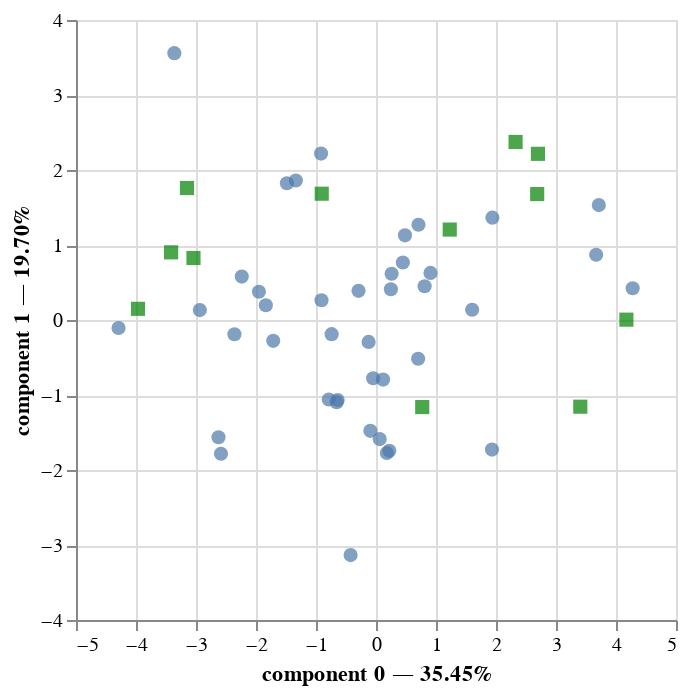

Notebook code for this chart:
### Code cell
chart

### Figure 1 — Vega-Lite specification as saved in the notebook (floating-point values rounded to 4 significant figures)
{"config": {"view": {"continuousWidth": 300, "continuousHeight": 300}}, "layer": [{"data": {"name": "data-59802b882fcd3a414cd9d48a2094ae99"}, "mark": {"type": "circle", "size": 50}, "encoding": {"tooltip": [{"field": "competition", "type": "nominal"}, {"field": "athlete", "type": "nominal"}, {"field": "component 0", "type": "quantitative"}, {"field": "component 1", "type": "quantitative"}], "x": {"axis": {"title": "component 0 — 35.45%"}, "field": "component 0", "scale": {"zero": false}, "type": "quantitative"}, "y": {"axis": {"title": "component 1 — 19.70%"}, "field": "component 1", "scale": {"zero": false}, "type": "quantitative"}}, "name": "view_12"}, {"data": {"name": "data-61af5b87ab7c6baacb32d9074eb10414"}, "mark": {"type": "square", "color": "green", "size": 50}, "encoding": {"tooltip": [{"field": "variable", "type": "nominal"}], "x": {"field": "component 0", "scale": {"zero": false}, "type": "quantitative"}, "y": {"field": "component 1", "scale": {"zero": false}, "type": "quantitative"}}}], "params": [{"name": "param_16", "select": {"type": "interval", "encodings": ["x", "y"]}, "bind": "scales", "views": ["view_12"]}], "$schema": "https://vega.github.io/schema/vega-lite/v5.15.1.json", "datasets": {"data-59802b882fcd3a414cd9d48a2094ae99": [{"competition": "Decastar", "athlete": "Sebrle", "component 0": 0.4474, "component 1": 0.7663, "component 2": 1.005, "component 3": 1.224, "component 4": 0.4332, "label": "Decastar"}, {"competition": "Decastar", "athlete": "Clay", "component 0": 0.8102, "component 1": 0.4507, "component 2": 1.896, "component 3": -0.05722, "component 4": -1.7, "label": "Decastar"}, {"competition": "Decastar", "athlete": "Karpov", "component 0": 0.908, "component 1": 0.628, "component 2": 2.24, "component 3": -1.464, "component 4": 0.3073, "label": "Decastar"}, {"competition": "Decastar", "athlete": "Bernard", "component 0": -0.7867, "component 1": -1.06, "component 2": 0.6215, "component 3": 2.175, "component 4": -0.2635, "label": "Decastar"}, {"competition": "Decastar", "athlete": "Yurkov", "component 0": -0.916, "component 1": 2.219, "component 2": -0.8895, "component 3": 0.8519, "component 4": 0.587, "label": "Decastar"}, {"competition": "Decastar", "athlete": "Warners", "component 0": 0.0612, "component 1": -1.588, "component 2": 0.8301, "component 3": -0.5549, "component 4": 0.9225, "label": "Decastar"}, {"competition": "Decastar", "athlete": "Zsivoczky", "component 0": -0.04756, "component 1": -0.7771, "component 2": -1.152, "component 3": -1.603, "component 4": 0.6948, "label": "Decastar"}, {"competition": "Decastar", "athlete": "Mcmullen", "component 0": 0.2482, "component 1": 0.41, "component 2": 0.2228, "component 3": -1.496, "component 4": 1.071, "label": "Decastar"}, {"competition": "Decastar", "athlete": "Martineau", "component 0": -2.237, "component 1": 0.5791, "component 2": -0.7639, "component 3": -0.2133, "component 4": 0.9031, "label": "Decastar"}, {"competition": "Decastar", "athlete": "Hernu", "component 0": -1.952, "component 1": 0.3765, "component 2": 0.6561, "component 3": 0.402, "component 4": -0.7827, "label": "Decastar"}, {"competition": "Decastar", "athlete": "Barras", "component 0": -1.713, "component 1": -0.2778, "component 2": 0.02337, "component 3": -0.3521, "component 4": 0.7938, "label": "Decastar"}, {"competition": "Decastar", "athlete": "Nool", "component 0": -2.583, "component 1": -1.784, "component 2": -1.306, "component 3": -0.03507, "component 4": 0.6869, "label": "Decastar"}, {"competition": "Decastar", "athlete": "Bourguignon", "component 0": -4.291, "component 1": -0.106, "component 2": 1.27, "component 3": 0.7722, "component 4": -0.3554, "label": "Decastar"}, {"competition": "OlympicG", "athlete": "Sebrle", "component 0": 3.714, "component 1": 1.532, "component 2": -0.2202, "component 3": 1.777, "component 4": 0.1345, "label": "OlympicG"}, {"competition": "OlympicG", "athlete": "Clay", "component 0": 3.669, "component 1": 0.8694, "component 2": 0.3255, "component 3": 1.185, "component 4": -0.9428, "label": "OlympicG"}, {"competition": "OlympicG", "athlete": "Karpov", "component 0": 4.278, "component 1": 0.4232, "component 2": 0.3598, "component 3": -1.736, "component 4": -0.7048, "label": "OlympicG"}, {"competition": "OlympicG", "athlete": "Macey", "component 0": 1.94, "component 1": 1.365, "component 2": -1.261, "component 3": -1.115, "component 4": 0.6, "label": "OlympicG"}, {"competition": "OlympicG", "athlete": "Warners", "component 0": 1.933, "component 1": -1.728, "component 2": 0.9048, "component 3": -0.5048, "component 4": -0.1488, "label": "OlympicG"}, {"competition": "OlympicG", "athlete": "Zsivoczky", "component 0": 0.7081, "component 1": 1.27, "component 2": -1.042, "component 3": 0.5447, "component 4": 0.5282, "label": "OlympicG"}, {"competition": "OlympicG", "athlete": "Hernu", "component 0": 0.7029, "component 1": -0.5161, "component 2": -0.7455, "component 3": -0.1751, "component 4": 0.9126, "label": "OlympicG"}, {"competition": "OlympicG", "athlete": "Nool", "component 0": 0.181, "component 1": -1.774, "component 2": 1.005, "component 3": 2.009, "component 4": -0.7868, "label": "OlympicG"}, {"competition": "OlympicG", "athlete": "Bernard", "component 0": 1.602, "component 1": 0.1363, "component 2": -0.1161, "component 3": -1.665, "component 4": 0.8826, "label": "OlympicG"}, {"competition": "OlympicG", "athlete": "Schwarzl", "component 0": -0.09419, "component 1": -1.478, "component 2": 0.7344, "component 3": 0.4995, "component 4": 0.6234, "label": "OlympicG"}, {"competition": "OlympicG", "athlete": "Pogorelov", "component 0": 0.2605, "component 1": 0.6163, "component 2": 1.781, "component 3": -0.2319, "component 4": 1.327, "label": "OlympicG"}, {"competition": "OlympicG", "athlete": "Schoenbeck", "component 0": -0.1234, "component 1": -0.2926, "component 2": 0.5633, "component 3": 1.019, "component 4": -0.3657, "label": "OlympicG"}, {"competition": "OlympicG", "athlete": "Barras", "component 0": -0.2913, "component 1": 0.3887, "component 2": -1.683, "component 3": 0.6218, "component 4": 0.129, "label": "OlympicG"}, {"competition": "OlympicG", "athlete": "Smith", "component 0": 0.4832, "component 1": 1.129, "component 2": -1.574, "component 3": -1.116, "component 4": -0.7263, "label": "OlympicG"}, {"competition": "OlympicG", "athlete": "Averyanov", "component 0": 0.2223, "component 1": -1.743, "component 2": 0.5163, "component 3": -0.2938, "component 4": 0.2232, "label": "OlympicG"}, {"competition": "OlympicG", "athlete": "Ojaniemi", "component 0": 0.1181, "component 1": -0.7941, "component 2": -0.19, "component 3": 0.1068, "component 4": -0.8634, "label": "OlympicG"}, {"competition": "OlympicG", "athlete": "Smirnov", "component 0": -0.639, "component 1": -1.066, "component 2": -1.244, "component 3": 0.3215, "component 4": -0.0981, "label": "OlympicG"}, {"competition": "OlympicG", "athlete": "Qi", "component 0": -0.7394, "component 1": -0.1883, "component 2": -1.023, "component 3": -0.3494, "component 4": -0.2669, "label": "OlympicG"}, {"competition": "OlympicG", "athlete": "Drews", "component 0": -0.4232, "component 1": -3.135, "component 2": 0.8796, "component 3": -0.5557, "component 4": 0.474, "label": "OlympicG"}, {"competition": "OlympicG", "athlete": "Parkhomenko", "component 0": -1.336, "component 1": 1.859, "component 2": -0.7314, "component 3": 1.697, "component 4": 0.9861, "label": "OlympicG"}, {"competition": "OlympicG", "athlete": "Terek", "component 0": -0.9084, "component 1": 0.2634, "component 2": 2.386, "component 3": 0.2507, "component 4": -0.4208, "label": "OlympicG"}, {"competition": "OlympicG", "athlete": "Gomez", "component 0": -0.6557, "component 1": -1.095, "component 2": -1.534, "component 3": -0.1725, "component 4": -0.5684, "label": "OlympicG"}, {"competition": "OlympicG", "athlete": "Turi", "component 0": -1.836, "component 1": 0.1961, "component 2": 0.8297, "component 3": 0.375, "component 4": 1.809, "label": "OlympicG"}, {"competition": "OlympicG", "athlete": "Lorenzo", "component 0": -2.625, "component 1": -1.563, "component 2": -1.643, "component 3": -0.08605, "component 4": -0.8168, "label": "OlympicG"}, {"competition": "OlympicG", "athlete": "Karlivans", "component 0": -2.359, "component 1": -0.1904, "component 2": -0.1377, "component 3": -1.192, "component 4": 0.4298, "label": "OlympicG"}, {"competition": "OlympicG", "athlete": "Korkizoglou", "component 0": -1.484, "component 1": 1.823, "component 2": 3.003, "component 3": -0.9014, "component 4": -1.046, "label": "OlympicG"}, {"competition": "OlympicG", "athlete": "Uldal", "component 0": -2.936, "component 1": 0.1325, "component 2": -0.5305, "component 3": 0.04164, "component 4": -0.7504, "label": "OlympicG"}, {"competition": "OlympicG", "athlete": "Casarsa", "component 0": -3.361, "component 1": 3.557, "component 2": 0.3897, "component 3": -0.3548, "component 4": -0.5531, "label": "OlympicG"}], "data-61af5b87ab7c6baacb32d9074eb10414": [{"variable": "100m", "component 0": -3.415, "component 1": 0.9022, "component 2": -0.759, "component 3": 0.1551, "component 4": 0.3638, "label": "100m"}, {"variable": "long.jump", "component 0": 3.405, "component 1": -1.156, "component 2": 0.4661, "component 3": -0.01271, "component 4": -0.2409, "label": "long.jump"}, {"variable": "shot.put", "component 0": 2.699, "component 1": 2.216, "component 2": 0.06764, "component 3": 0.2904, "component 4": -0.06063, "label": "shot.put"}, {"variable": "high.jump", "component 0": 2.686, "component 1": 1.679, "component 2": -0.03878, "component 3": -0.2295, "component 4": 0.9091, "label": "high.jump"}, {"variable": "400m", "component 0": -3.151, "component 1": 1.76, "component 2": 0.6898, "component 3": 0.2418, "component 4": 0.3232, "label": "400m"}, {"variable": "110m.hurdle", "component 0": -3.042, "component 1": 0.8268, "component 2": -0.1319, "component 3": 0.2386, "component 4": -0.5712, "label": "110m.hurdle"}, {"variable": "discus", "component 0": 2.326, "component 1": 2.374, "component 2": 0.05362, "component 3": -0.4264, "component 4": -0.4662, "label": "discus"}, {"variable": "pole.vault", "component 0": 0.7707, "component 1": -1.161, "component 2": 1.875, "component 3": 1.33, "component 4": 0.2336, "label": "pole.vault"}, {"variable": "javeline", "component 0": 1.229, "component 1": 1.206, "component 2": -1.565, "component 3": 1.426, "component 4": -0.2217, "label": "javeline"}, {"variable": "1500m", "component 0": -0.9044, "component 1": 1.684, "component 2": 2.358, "component 3": -0.1185, "component 4": -0.2673, "label": "1500m"}, {"variable": "rank", "component 0": -3.967, "component 1": 0.1491, "component 2": 0.2306, "component 3": -0.3232, "component 4": -0.2429, "label": "rank"}, {"variable": "points", "component 0": 4.173, "component 1": 0.004606, "component 2": -0.1858, "component 3": 0.4279, "component 4": 0.08428, "label": "points"}]}}
